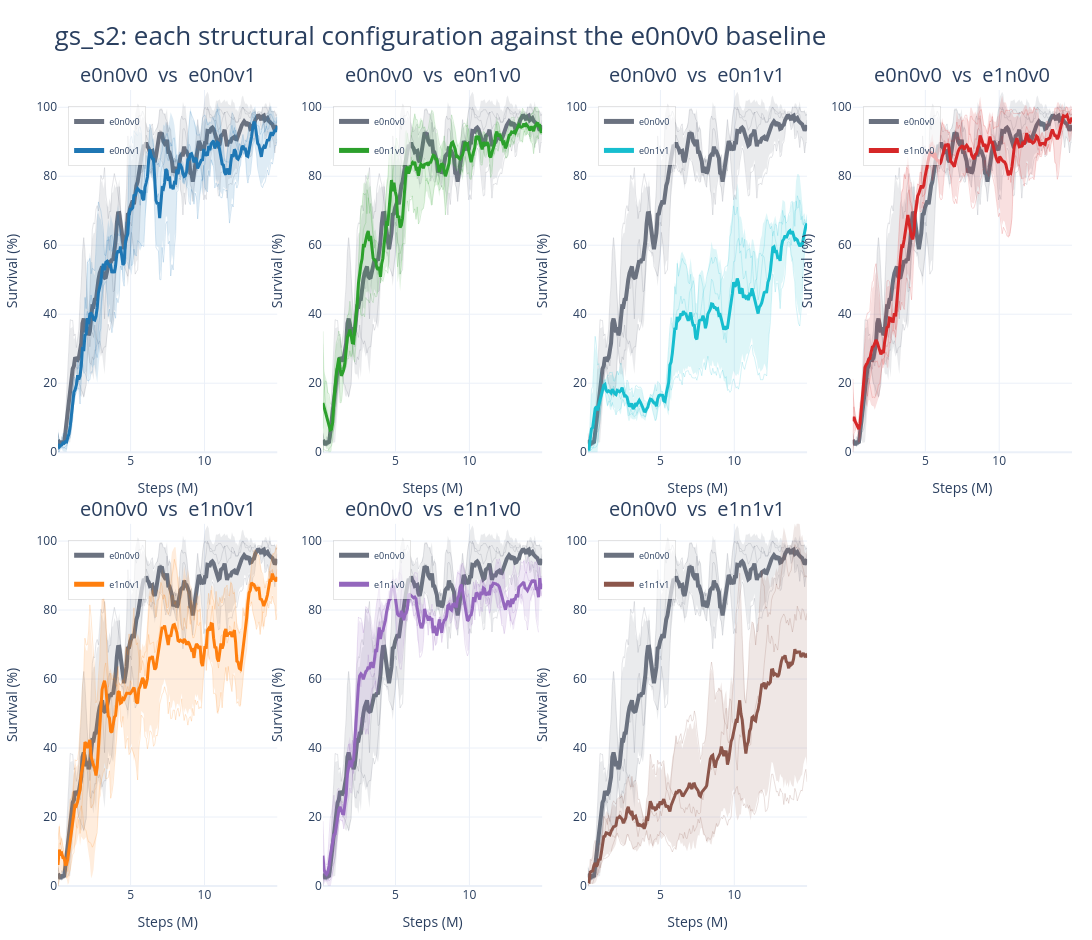

Write notebook code for a chart like this one.
### Markdown cell above
### One panel per structure, each against the baseline

The editable `wm.plot_run_mean_groups` layout: one subplot per non-baseline
structure, each against `e0n0v0`. Thin lines are seeds, the thick line is the
seed mean, and the band is one standard deviation.

`S2_SUBPLOTS` is a plain dict, so panels can be removed, reordered, or added by
hand. Each entry accepts the usual selectors -- `prefix`, `name`, `runs`,
`contains`, `regex`, `run_dir` -- plus `label`, `color`, and `width`.

### Code cell
def s2_run_prefix(structure):
    """Prefix shared by the three seeds of one structure."""
    return f"{S2_RUN_PREFIX}_{structure}_s"


S2_BASELINE_SPEC = {
    "prefix": s2_run_prefix(BASELINE_STRUCTURE),
    "label": BASELINE_STRUCTURE,
    "color": "#6b7280",
    "width": 4,
}

# Built from STRUCTURE_ORDER so a renamed or reseeded config cannot silently
# drop a panel. Edit the dict afterwards to drop or reorder panels.
S2_SUBPLOTS = {}
for structure in STRUCTURE_ORDER:
    if structure == BASELINE_STRUCTURE:
        continue
    S2_SUBPLOTS[f"{BASELINE_STRUCTURE}  vs  {structure}"] = [
        S2_BASELINE_SPEC,
        {
            "prefix": s2_run_prefix(structure),
            "label": structure,
            "color": STRUCTURE_COLORS.get(structure, "#d62728"),
        },
    ]

print(f"{len(S2_SUBPLOTS)} panels requested")

S2_MEAN_GROUPS = {
    title: wm.resolve_named_plot_specs(run_specs, history=history_df)
    for title, run_specs in S2_SUBPLOTS.items()
}
# A panel with fewer than two resolved specs would show the baseline alone,
# which reads as a real comparison but is not one.
dropped = [title for title, specs in S2_MEAN_GROUPS.items() if len(specs) < 2]
S2_MEAN_GROUPS = {
    title: specs for title, specs in S2_MEAN_GROUPS.items() if len(specs) >= 2
}
if dropped:
    print(f"Dropped {len(dropped)} panel(s) with missing runs:")
    for title in dropped:
        print("  ", title)
print(f"{len(S2_MEAN_GROUPS)} panels plotted")

s2_structure_fig = wm.plot_run_mean_groups(
    S2_MEAN_GROUPS,
    split="test",
    smooth=SMOOTH_WINDOW,
    title="gs_s2: each structural configuration against the e0n0v0 baseline",
    title_font_size=26,
    subplot_title_font_size=20,
    ncols=4,
    subplot_height=470,
    width=2400,
    y_range=[0, 105],
    show_members=True,
    show_std=True,
    save_name="gs_s2_structure_vs_baseline_subplots",
    history=history_df,
    horizontal_spacing=0.045,
    vertical_spacing=0.09,
    margin={"l": 50, "r": 20, "t": 90, "b": 45},
)
# Explicit show(): the cell ends with print("done"), so a bare expression here
# would not be auto-displayed.
s2_structure_fig.show()
print("done")

### Figure 1 — Plotly figure (JSON) as saved in the notebook; plotly's stock layout.template omitted (floating-point values rounded to 4 significant figures; data arrays with more than 128 entries replaced by an {"elided": "..."} marker saying what was removed)
{"data": [{"hovertemplate": "<b>gs_s2_bus_n0_none_e0n0v0_s0</b><br>step: %{x:.2f}M<br>smoothed value: %{y:.3f}<extra></extra>", "legend": "legend", "legendgroup": "mean_subplot1:e0n0v0", "line": {"color": "#6b7280", "dash": "solid", "width": 1}, "mode": "lines", "name": "e0n0v0 member", "opacity": 0.18, "showlegend": false, "type": "scatter", "x": {"elided": "180 float values"}, "xaxis": "x", "y": {"elided": "180 float values"}, "yaxis": "y"}, {"hovertemplate": "<b>gs_s2_bus_n0_none_e0n0v0_s1</b><br>step: %{x:.2f}M<br>smoothed value: %{y:.3f}<extra></extra>", "legend": "legend", "legendgroup": "mean_subplot1:e0n0v0", "line": {"color": "#6b7280", "dash": "solid", "width": 1}, "mode": "lines", "name": "e0n0v0 member", "opacity": 0.18, "showlegend": false, "type": "scatter", "x": {"elided": "180 float values"}, "xaxis": "x", "y": {"elided": "180 float values"}, "yaxis": "y"}, {"hovertemplate": "<b>gs_s2_bus_n0_none_e0n0v0_s2</b><br>step: %{x:.2f}M<br>smoothed value: %{y:.3f}<extra></extra>", "legend": "legend", "legendgroup": "mean_subplot1:e0n0v0", "line": {"color": "#6b7280", "dash": "solid", "width": 1}, "mode": "lines", "name": "e0n0v0 member", "opacity": 0.18, "showlegend": false, "type": "scatter", "x": {"elided": "180 float values"}, "xaxis": "x", "y": {"elided": "180 float values"}, "yaxis": "y"}, {"fill": "toself", "fillcolor": "rgba(107,114,128,0.14)", "hoverinfo": "skip", "legend": "legend", "legendgroup": "mean_subplot1:e0n0v0", "line": {"color": "rgba(0,0,0,0)", "width": 0}, "mode": "lines", "name": "e0n0v0 std", "showlegend": false, "type": "scatter", "x": {"elided": "360 float values"}, "xaxis": "x", "y": {"elided": "360 float values"}, "yaxis": "y"}, {"customdata": {"elided": "180 int values"}, "hovertemplate": "<b>e0n0v0</b><br>metric: test/charts/episodic_survival<br>runs at step: %{customdata}<br>step: %{x:.2f}M<br>mean of smoothed seeds: %{y:.3f}<extra></extra>", "legend": "legend", "legendgroup": "mean_subplot1:e0n0v0", "line": {"color": "#6b7280", "dash": "solid", "width": 4}, "mode": "lines", "name": "e0n0v0", "opacity": 1, "showlegend": true, "type": "scatter", "x": {"elided": "180 float values"}, "xaxis": "x", "y": {"elided": "180 float values"}, "yaxis": "y"}, {"hovertemplate": "<b>gs_s2_bus_n0_none_e0n0v1_s0</b><br>step: %{x:.2f}M<br>smoothed value: %{y:.3f}<extra></extra>", "legend": "legend", "legendgroup": "mean_subplot1:e0n0v1", "line": {"color": "#1f77b4", "dash": "solid", "width": 1}, "mode": "lines", "name": "e0n0v1 member", "opacity": 0.18, "showlegend": false, "type": "scatter", "x": {"elided": "180 float values"}, "xaxis": "x", "y": {"elided": "180 float values"}, "yaxis": "y"}, {"hovertemplate": "<b>gs_s2_bus_n0_none_e0n0v1_s1</b><br>step: %{x:.2f}M<br>smoothed value: %{y:.3f}<extra></extra>", "legend": "legend", "legendgroup": "mean_subplot1:e0n0v1", "line": {"color": "#1f77b4", "dash": "solid", "width": 1}, "mode": "lines", "name": "e0n0v1 member", "opacity": 0.18, "showlegend": false, "type": "scatter", "x": {"elided": "180 float values"}, "xaxis": "x", "y": {"elided": "180 float values"}, "yaxis": "y"}, {"hovertemplate": "<b>gs_s2_bus_n0_none_e0n0v1_s2</b><br>step: %{x:.2f}M<br>smoothed value: %{y:.3f}<extra></extra>", "legend": "legend", "legendgroup": "mean_subplot1:e0n0v1", "line": {"color": "#1f77b4", "dash": "solid", "width": 1}, "mode": "lines", "name": "e0n0v1 member", "opacity": 0.18, "showlegend": false, "type": "scatter", "x": {"elided": "180 float values"}, "xaxis": "x", "y": {"elided": "180 float values"}, "yaxis": "y"}, {"fill": "toself", "fillcolor": "rgba(31,119,180,0.14)", "hoverinfo": "skip", "legend": "legend", "legendgroup": "mean_subplot1:e0n0v1", "line": {"color": "rgba(0,0,0,0)", "width": 0}, "mode": "lines", "name": "e0n0v1 std", "showlegend": false, "type": "scatter", "x": {"elided": "360 float values"}, "xaxis": "x", "y": {"elided": "360 float values"}, "yaxis": "y"}, {"customdata": {"elided": "180 int values"}, "hovertemplate": "<b>e0n0v1</b><br>metric: test/charts/episodic_survival<br>runs at step: %{customdata}<br>step: %{x:.2f}M<br>mean of smoothed seeds: %{y:.3f}<extra></extra>", "legend": "legend", "legendgroup": "mean_subplot1:e0n0v1", "line": {"color": "#1f77b4", "dash": "solid", "width": 3}, "mode": "lines", "name": "e0n0v1", "opacity": 1, "showlegend": true, "type": "scatter", "x": {"elided": "180 float values"}, "xaxis": "x", "y": {"elided": "180 float values"}, "yaxis": "y"}, {"hovertemplate": "<b>gs_s2_bus_n0_none_e0n0v0_s0</b><br>step: %{x:.2f}M<br>smoothed value: %{y:.3f}<extra></extra>", "legend": "legend2", "legendgroup": "mean_subplot2:e0n0v0", "line": {"color": "#6b7280", "dash": "solid", "width": 1}, "mode": "lines", "name": "e0n0v0 member", "opacity": 0.18, "showlegend": false, "type": "scatter", "x": {"elided": "180 float values"}, "xaxis": "x2", "y": {"elided": "180 float values"}, "yaxis": "y2"}, {"hovertemplate": "<b>gs_s2_bus_n0_none_e0n0v0_s1</b><br>step: %{x:.2f}M<br>smoothed value: %{y:.3f}<extra></extra>", "legend": "legend2", "legendgroup": "mean_subplot2:e0n0v0", "line": {"color": "#6b7280", "dash": "solid", "width": 1}, "mode": "lines", "name": "e0n0v0 member", "opacity": 0.18, "showlegend": false, "type": "scatter", "x": {"elided": "180 float values"}, "xaxis": "x2", "y": {"elided": "180 float values"}, "yaxis": "y2"}, {"hovertemplate": "<b>gs_s2_bus_n0_none_e0n0v0_s2</b><br>step: %{x:.2f}M<br>smoothed value: %{y:.3f}<extra></extra>", "legend": "legend2", "legendgroup": "mean_subplot2:e0n0v0", "line": {"color": "#6b7280", "dash": "solid", "width": 1}, "mode": "lines", "name": "e0n0v0 member", "opacity": 0.18, "showlegend": false, "type": "scatter", "x": {"elided": "180 float values"}, "xaxis": "x2", "y": {"elided": "180 float values"}, "yaxis": "y2"}, {"fill": "toself", "fillcolor": "rgba(107,114,128,0.14)", "hoverinfo": "skip", "legend": "legend2", "legendgroup": "mean_subplot2:e0n0v0", "line": {"color": "rgba(0,0,0,0)", "width": 0}, "mode": "lines", "name": "e0n0v0 std", "showlegend": false, "type": "scatter", "x": {"elided": "360 float values"}, "xaxis": "x2", "y": {"elided": "360 float values"}, "yaxis": "y2"}, {"customdata": {"elided": "180 int values"}, "hovertemplate": "<b>e0n0v0</b><br>metric: test/charts/episodic_survival<br>runs at step: %{customdata}<br>step: %{x:.2f}M<br>mean of smoothed seeds: %{y:.3f}<extra></extra>", "legend": "legend2", "legendgroup": "mean_subplot2:e0n0v0", "line": {"color": "#6b7280", "dash": "solid", "width": 4}, "mode": "lines", "name": "e0n0v0", "opacity": 1, "showlegend": true, "type": "scatter", "x": {"elided": "180 float values"}, "xaxis": "x2", "y": {"elided": "180 float values"}, "yaxis": "y2"}, {"hovertemplate": "<b>gs_s2_bus_n0_none_e0n1v0_s0</b><br>step: %{x:.2f}M<br>smoothed value: %{y:.3f}<extra></extra>", "legend": "legend2", "legendgroup": "mean_subplot2:e0n1v0", "line": {"color": "#2ca02c", "dash": "solid", "width": 1}, "mode": "lines", "name": "e0n1v0 member", "opacity": 0.18, "showlegend": false, "type": "scatter", "x": {"elided": "179 float values"}, "xaxis": "x2", "y": {"elided": "179 float values"}, "yaxis": "y2"}, {"hovertemplate": "<b>gs_s2_bus_n0_none_e0n1v0_s1</b><br>step: %{x:.2f}M<br>smoothed value: %{y:.3f}<extra></extra>", "legend": "legend2", "legendgroup": "mean_subplot2:e0n1v0", "line": {"color": "#2ca02c", "dash": "solid", "width": 1}, "mode": "lines", "name": "e0n1v0 member", "opacity": 0.18, "showlegend": false, "type": "scatter", "x": {"elided": "180 float values"}, "xaxis": "x2", "y": {"elided": "180 float values"}, "yaxis": "y2"}, {"hovertemplate": "<b>gs_s2_bus_n0_none_e0n1v0_s2</b><br>step: %{x:.2f}M<br>smoothed value: %{y:.3f}<extra></extra>", "legend": "legend2", "legendgroup": "mean_subplot2:e0n1v0", "line": {"color": "#2ca02c", "dash": "solid", "width": 1}, "mode": "lines", "name": "e0n1v0 member", "opacity": 0.18, "showlegend": false, "type": "scatter", "x": {"elided": "180 float values"}, "xaxis": "x2", "y": {"elided": "180 float values"}, "yaxis": "y2"}, {"fill": "toself", "fillcolor": "rgba(44,160,44,0.14)", "hoverinfo": "skip", "legend": "legend2", "legendgroup": "mean_subplot2:e0n1v0", "line": {"color": "rgba(0,0,0,0)", "width": 0}, "mode": "lines", "name": "e0n1v0 std", "showlegend": false, "type": "scatter", "x": {"elided": "360 float values"}, "xaxis": "x2", "y": {"elided": "360 float values"}, "yaxis": "y2"}, {"customdata": {"elided": "180 int values"}, "hovertemplate": "<b>e0n1v0</b><br>metric: test/charts/episodic_survival<br>runs at step: %{customdata}<br>step: %{x:.2f}M<br>mean of smoothed seeds: %{y:.3f}<extra></extra>", "legend": "legend2", "legendgroup": "mean_subplot2:e0n1v0", "line": {"color": "#2ca02c", "dash": "solid", "width": 3}, "mode": "lines", "name": "e0n1v0", "opacity": 1, "showlegend": true, "type": "scatter", "x": {"elided": "180 float values"}, "xaxis": "x2", "y": {"elided": "180 float values"}, "yaxis": "y2"}, {"hovertemplate": "<b>gs_s2_bus_n0_none_e0n0v0_s0</b><br>step: %{x:.2f}M<br>smoothed value: %{y:.3f}<extra></extra>", "legend": "legend3", "legendgroup": "mean_subplot3:e0n0v0", "line": {"color": "#6b7280", "dash": "solid", "width": 1}, "mode": "lines", "name": "e0n0v0 member", "opacity": 0.18, "showlegend": false, "type": "scatter", "x": {"elided": "180 float values"}, "xaxis": "x3", "y": {"elided": "180 float values"}, "yaxis": "y3"}, {"hovertemplate": "<b>gs_s2_bus_n0_none_e0n0v0_s1</b><br>step: %{x:.2f}M<br>smoothed value: %{y:.3f}<extra></extra>", "legend": "legend3", "legendgroup": "mean_subplot3:e0n0v0", "line": {"color": "#6b7280", "dash": "solid", "width": 1}, "mode": "lines", "name": "e0n0v0 member", "opacity": 0.18, "showlegend": false, "type": "scatter", "x": {"elided": "180 float values"}, "xaxis": "x3", "y": {"elided": "180 float values"}, "yaxis": "y3"}, {"hovertemplate": "<b>gs_s2_bus_n0_none_e0n0v0_s2</b><br>step: %{x:.2f}M<br>smoothed value: %{y:.3f}<extra></extra>", "legend": "legend3", "legendgroup": "mean_subplot3:e0n0v0", "line": {"color": "#6b7280", "dash": "solid", "width": 1}, "mode": "lines", "name": "e0n0v0 member", "opacity": 0.18, "showlegend": false, "type": "scatter", "x": {"elided": "180 float values"}, "xaxis": "x3", "y": {"elided": "180 float values"}, "yaxis": "y3"}, {"fill": "toself", "fillcolor": "rgba(107,114,128,0.14)", "hoverinfo": "skip", "legend": "legend3", "legendgroup": "mean_subplot3:e0n0v0", "line": {"color": "rgba(0,0,0,0)", "width": 0}, "mode": "lines", "name": "e0n0v0 std", "showlegend": false, "type": "scatter", "x": {"elided": "360 float values"}, "xaxis": "x3", "y": {"elided": "360 float values"}, "yaxis": "y3"}, {"customdata": {"elided": "180 int values"}, "hovertemplate": "<b>e0n0v0</b><br>metric: test/charts/episodic_survival<br>runs at step: %{customdata}<br>step: %{x:.2f}M<br>mean of smoothed seeds: %{y:.3f}<extra></extra>", "legend": "legend3", "legendgroup": "mean_subplot3:e0n0v0", "line": {"color": "#6b7280", "dash": "solid", "width": 4}, "mode": "lines", "name": "e0n0v0", "opacity": 1, "showlegend": true, "type": "scatter", "x": {"elided": "180 float values"}, "xaxis": "x3", "y": {"elided": "180 float values"}, "yaxis": "y3"}, {"hovertemplate": "<b>gs_s2_bus_n0_none_e0n1v1_s0</b><br>step: %{x:.2f}M<br>smoothed value: %{y:.3f}<extra></extra>", "legend": "legend3", "legendgroup": "mean_subplot3:e0n1v1", "line": {"color": "#17becf", "dash": "solid", "width": 1}, "mode": "lines", "name": "e0n1v1 member", "opacity": 0.18, "showlegend": false, "type": "scatter", "x": {"elided": "180 float values"}, "xaxis": "x3", "y": {"elided": "180 float values"}, "yaxis": "y3"}, {"hovertemplate": "<b>gs_s2_bus_n0_none_e0n1v1_s1</b><br>step: %{x:.2f}M<br>smoothed value: %{y:.3f}<extra></extra>", "legend": "legend3", "legendgroup": "mean_subplot3:e0n1v1", "line": {"color": "#17becf", "dash": "solid", "width": 1}, "mode": "lines", "name": "e0n1v1 member", "opacity": 0.18, "showlegend": false, "type": "scatter", "x": {"elided": "180 float values"}, "xaxis": "x3", "y": {"elided": "180 float values"}, "yaxis": "y3"}, {"hovertemplate": "<b>gs_s2_bus_n0_none_e0n1v1_s2</b><br>step: %{x:.2f}M<br>smoothed value: %{y:.3f}<extra></extra>", "legend": "legend3", "legendgroup": "mean_subplot3:e0n1v1", "line": {"color": "#17becf", "dash": "solid", "width": 1}, "mode": "lines", "name": "e0n1v1 member", "opacity": 0.18, "showlegend": false, "type": "scatter", "x": {"elided": "180 float values"}, "xaxis": "x3", "y": {"elided": "180 float values"}, "yaxis": "y3"}, {"fill": "toself", "fillcolor": "rgba(23,190,207,0.14)", "hoverinfo": "skip", "legend": "legend3", "legendgroup": "mean_subplot3:e0n1v1", "line": {"color": "rgba(0,0,0,0)", "width": 0}, "mode": "lines", "name": "e0n1v1 std", "showlegend": false, "type": "scatter", "x": {"elided": "360 float values"}, "xaxis": "x3", "y": {"elided": "360 float values"}, "yaxis": "y3"}, {"customdata": {"elided": "180 int values"}, "hovertemplate": "<b>e0n1v1</b><br>metric: test/charts/episodic_survival<br>runs at step: %{customdata}<br>step: %{x:.2f}M<br>mean of smoothed seeds: %{y:.3f}<extra></extra>", "legend": "legend3", "legendgroup": "mean_subplot3:e0n1v1", "line": {"color": "#17becf", "dash": "solid", "width": 3}, "mode": "lines", "name": "e0n1v1", "opacity": 1, "showlegend": true, "type": "scatter", "x": {"elided": "180 float values"}, "xaxis": "x3", "y": {"elided": "180 float values"}, "yaxis": "y3"}, {"hovertemplate": "<b>gs_s2_bus_n0_none_e0n0v0_s0</b><br>step: %{x:.2f}M<br>smoothed value: %{y:.3f}<extra></extra>", "legend": "legend4", "legendgroup": "mean_subplot4:e0n0v0", "line": {"color": "#6b7280", "dash": "solid", "width": 1}, "mode": "lines", "name": "e0n0v0 member", "opacity": 0.18, "showlegend": false, "type": "scatter", "x": {"elided": "180 float values"}, "xaxis": "x4", "y": {"elided": "180 float values"}, "yaxis": "y4"}, {"hovertemplate": "<b>gs_s2_bus_n0_none_e0n0v0_s1</b><br>step: %{x:.2f}M<br>smoothed value: %{y:.3f}<extra></extra>", "legend": "legend4", "legendgroup": "mean_subplot4:e0n0v0", "line": {"color": "#6b7280", "dash": "solid", "width": 1}, "mode": "lines", "name": "e0n0v0 member", "opacity": 0.18, "showlegend": false, "type": "scatter", "x": {"elided": "180 float values"}, "xaxis": "x4", "y": {"elided": "180 float values"}, "yaxis": "y4"}, {"hovertemplate": "<b>gs_s2_bus_n0_none_e0n0v0_s2</b><br>step: %{x:.2f}M<br>smoothed value: %{y:.3f}<extra></extra>", "legend": "legend4", "legendgroup": "mean_subplot4:e0n0v0", "line": {"color": "#6b7280", "dash": "solid", "width": 1}, "mode": "lines", "name": "e0n0v0 member", "opacity": 0.18, "showlegend": false, "type": "scatter", "x": {"elided": "180 float values"}, "xaxis": "x4", "y": {"elided": "180 float values"}, "yaxis": "y4"}, {"fill": "toself", "fillcolor": "rgba(107,114,128,0.14)", "hoverinfo": "skip", "legend": "legend4", "legendgroup": "mean_subplot4:e0n0v0", "line": {"color": "rgba(0,0,0,0)", "width": 0}, "mode": "lines", "name": "e0n0v0 std", "showlegend": false, "type": "scatter", "x": {"elided": "360 float values"}, "xaxis": "x4", "y": {"elided": "360 float values"}, "yaxis": "y4"}, {"customdata": {"elided": "180 int values"}, "hovertemplate": "<b>e0n0v0</b><br>metric: test/charts/episodic_survival<br>runs at step: %{customdata}<br>step: %{x:.2f}M<br>mean of smoothed seeds: %{y:.3f}<extra></extra>", "legend": "legend4", "legendgroup": "mean_subplot4:e0n0v0", "line": {"color": "#6b7280", "dash": "solid", "width": 4}, "mode": "lines", "name": "e0n0v0", "opacity": 1, "showlegend": true, "type": "scatter", "x": {"elided": "180 float values"}, "xaxis": "x4", "y": {"elided": "180 float values"}, "yaxis": "y4"}, {"hovertemplate": "<b>gs_s2_bus_n0_none_e1n0v0_s0</b><br>step: %{x:.2f}M<br>smoothed value: %{y:.3f}<extra></extra>", "legend": "legend4", "legendgroup": "mean_subplot4:e1n0v0", "line": {"color": "#d62728", "dash": "solid", "width": 1}, "mode": "lines", "name": "e1n0v0 member", "opacity": 0.18, "showlegend": false, "type": "scatter", "x": {"elided": "180 float values"}, "xaxis": "x4", "y": {"elided": "180 float values"}, "yaxis": "y4"}, {"hovertemplate": "<b>gs_s2_bus_n0_none_e1n0v0_s1</b><br>step: %{x:.2f}M<br>smoothed value: %{y:.3f}<extra></extra>", "legend": "legend4", "legendgroup": "mean_subplot4:e1n0v0", "line": {"color": "#d62728", "dash": "solid", "width": 1}, "mode": "lines", "name": "e1n0v0 member", "opacity": 0.18, "showlegend": false, "type": "scatter", "x": {"elided": "180 float values"}, "xaxis": "x4", "y": {"elided": "180 float values"}, "yaxis": "y4"}, {"hovertemplate": "<b>gs_s2_bus_n0_none_e1n0v0_s2</b><br>step: %{x:.2f}M<br>smoothed value: %{y:.3f}<extra></extra>", "legend": "legend4", "legendgroup": "mean_subplot4:e1n0v0", "line": {"color": "#d62728", "dash": "solid", "width": 1}, "mode": "lines", "name": "e1n0v0 member", "opacity": 0.18, "showlegend": false, "type": "scatter", "x": {"elided": "180 float values"}, "xaxis": "x4", "y": {"elided": "180 float values"}, "yaxis": "y4"}, {"fill": "toself", "fillcolor": "rgba(214,39,40,0.14)", "hoverinfo": "skip", "legend": "legend4", "legendgroup": "mean_subplot4:e1n0v0", "line": {"color": "rgba(0,0,0,0)", "width": 0}, "mode": "lines", "name": "e1n0v0 std", "showlegend": false, "type": "scatter", "x": {"elided": "360 float values"}, "xaxis": "x4", "y": {"elided": "360 float values"}, "yaxis": "y4"}, {"customdata": {"elided": "180 int values"}, "hovertemplate": "<b>e1n0v0</b><br>metric: test/charts/episodic_survival<br>runs at step: %{customdata}<br>step: %{x:.2f}M<br>mean of smoothed seeds: %{y:.3f}<extra></extra>", "legend": "legend4", "legendgroup": "mean_subplot4:e1n0v0", "line": {"color": "#d62728", "dash": "solid", "width": 3}, "mode": "lines", "name": "e1n0v0", "opacity": 1, "showlegend": true, "type": "scatter", "x": {"elided": "180 float values"}, "xaxis": "x4", "y": {"elided": "180 float values"}, "yaxis": "y4"}, {"hovertemplate": "<b>gs_s2_bus_n0_none_e0n0v0_s0</b><br>step: %{x:.2f}M<br>smoothed value: %{y:.3f}<extra></extra>", "legend": "legend5", "legendgroup": "mean_subplot5:e0n0v0", "line": {"color": "#6b7280", "dash": "solid", "width": 1}, "mode": "lines", "name": "e0n0v0 member", "opacity": 0.18, "showlegend": false, "type": "scatter", "x": {"elided": "180 float values"}, "xaxis": "x5", "y": {"elided": "180 float values"}, "yaxis": "y5"}, {"hovertemplate": "<b>gs_s2_bus_n0_none_e0n0v0_s1</b><br>step: %{x:.2f}M<br>smoothed value: %{y:.3f}<extra></extra>", "legend": "legend5", "legendgroup": "mean_subplot5:e0n0v0", "line": {"color": "#6b7280", "dash": "solid", "width": 1}, "mode": "lines", "name": "e0n0v0 member", "opacity": 0.18, "showlegend": false, "type": "scatter", "x": {"elided": "180 float values"}, "xaxis": "x5", "y": {"elided": "180 float values"}, "yaxis": "y5"}, {"hovertemplate": "<b>gs_s2_bus_n0_none_e0n0v0_s2</b><br>step: %{x:.2f}M<br>smoothed value: %{y:.3f}<extra></extra>", "legend": "legend5", "legendgroup": "mean_subplot5:e0n0v0", "line": {"color": "#6b7280", "dash": "solid", "width": 1}, "mode": "lines", "name": "e0n0v0 member", "opacity": 0.18, "showlegend": false, "type": "scatter", "x": {"elided": "180 float values"}, "xaxis": "x5", "y": {"elided": "180 float values"}, "yaxis": "y5"}, {"fill": "toself", "fillcolor": "rgba(107,114,128,0.14)", "hoverinfo": "skip", "legend": "legend5", "legendgroup": "mean_subplot5:e0n0v0", "line": {"color": "rgba(0,0,0,0)", "width": 0}, "mode": "lines", "name": "e0n0v0 std", "showlegend": false, "type": "scatter", "x": {"elided": "360 float values"}, "xaxis": "x5", "y": {"elided": "360 float values"}, "yaxis": "y5"}, {"customdata": {"elided": "180 int values"}, "hovertemplate": "<b>e0n0v0</b><br>metric: test/charts/episodic_survival<br>runs at step: %{customdata}<br>step: %{x:.2f}M<br>mean of smoothed seeds: %{y:.3f}<extra></extra>", "legend": "legend5", "legendgroup": "mean_subplot5:e0n0v0", "line": {"color": "#6b7280", "dash": "solid", "width": 4}, "mode": "lines", "name": "e0n0v0", "opacity": 1, "showlegend": true, "type": "scatter", "x": {"elided": "180 float values"}, "xaxis": "x5", "y": {"elided": "180 float values"}, "yaxis": "y5"}, {"hovertemplate": "<b>gs_s2_bus_n0_none_e1n0v1_s0</b><br>step: %{x:.2f}M<br>smoothed value: %{y:.3f}<extra></extra>", "legend": "legend5", "legendgroup": "mean_subplot5:e1n0v1", "line": {"color": "#ff7f0e", "dash": "solid", "width": 1}, "mode": "lines", "name": "e1n0v1 member", "opacity": 0.18, "showlegend": false, "type": "scatter", "x": {"elided": "180 float values"}, "xaxis": "x5", "y": {"elided": "180 float values"}, "yaxis": "y5"}, {"hovertemplate": "<b>gs_s2_bus_n0_none_e1n0v1_s1</b><br>step: %{x:.2f}M<br>smoothed value: %{y:.3f}<extra></extra>", "legend": "legend5", "legendgroup": "mean_subplot5:e1n0v1", "line": {"color": "#ff7f0e", "dash": "solid", "width": 1}, "mode": "lines", "name": "e1n0v1 member", "opacity": 0.18, "showlegend": false, "type": "scatter", "x": {"elided": "180 float values"}, "xaxis": "x5", "y": {"elided": "180 float values"}, "yaxis": "y5"}, {"hovertemplate": "<b>gs_s2_bus_n0_none_e1n0v1_s2</b><br>step: %{x:.2f}M<br>smoothed value: %{y:.3f}<extra></extra>", "legend": "legend5", "legendgroup": "mean_subplot5:e1n0v1", "line": {"color": "#ff7f0e", "dash": "solid", "width": 1}, "mode": "lines", "name": "e1n0v1 member", "opacity": 0.18, "showlegend": false, "type": "scatter", "x": {"elided": "180 float values"}, "xaxis": "x5", "y": {"elided": "180 float values"}, "yaxis": "y5"}, {"fill": "toself", "fillcolor": "rgba(255,127,14,0.14)", "hoverinfo": "skip", "legend": "legend5", "legendgroup": "mean_subplot5:e1n0v1", "line": {"color": "rgba(0,0,0,0)", "width": 0}, "mode": "lines", "name": "e1n0v1 std", "showlegend": false, "type": "scatter", "x": {"elided": "360 float values"}, "xaxis": "x5", "y": {"elided": "360 float values"}, "yaxis": "y5"}, {"customdata": {"elided": "180 int values"}, "hovertemplate": "<b>e1n0v1</b><br>metric: test/charts/episodic_survival<br>runs at step: %{customdata}<br>step: %{x:.2f}M<br>mean of smoothed seeds: %{y:.3f}<extra></extra>", "legend": "legend5", "legendgroup": "mean_subplot5:e1n0v1", "line": {"color": "#ff7f0e", "dash": "solid", "width": 3}, "mode": "lines", "name": "e1n0v1", "opacity": 1, "showlegend": true, "type": "scatter", "x": {"elided": "180 float values"}, "xaxis": "x5", "y": {"elided": "180 float values"}, "yaxis": "y5"}, {"hovertemplate": "<b>gs_s2_bus_n0_none_e0n0v0_s0</b><br>step: %{x:.2f}M<br>smoothed value: %{y:.3f}<extra></extra>", "legend": "legend6", "legendgroup": "mean_subplot6:e0n0v0", "line": {"color": "#6b7280", "dash": "solid", "width": 1}, "mode": "lines", "name": "e0n0v0 member", "opacity": 0.18, "showlegend": false, "type": "scatter", "x": {"elided": "180 float values"}, "xaxis": "x6", "y": {"elided": "180 float values"}, "yaxis": "y6"}, {"hovertemplate": "<b>gs_s2_bus_n0_none_e0n0v0_s1</b><br>step: %{x:.2f}M<br>smoothed value: %{y:.3f}<extra></extra>", "legend": "legend6", "legendgroup": "mean_subplot6:e0n0v0", "line": {"color": "#6b7280", "dash": "solid", "width": 1}, "mode": "lines", "name": "e0n0v0 member", "opacity": 0.18, "showlegend": false, "type": "scatter", "x": {"elided": "180 float values"}, "xaxis": "x6", "y": {"elided": "180 float values"}, "yaxis": "y6"}, {"hovertemplate": "<b>gs_s2_bus_n0_none_e0n0v0_s2</b><br>step: %{x:.2f}M<br>smoothed value: %{y:.3f}<extra></extra>", "legend": "legend6", "legendgroup": "mean_subplot6:e0n0v0", "line": {"color": "#6b7280", "dash": "solid", "width": 1}, "mode": "lines", "name": "e0n0v0 member", "opacity": 0.18, "showlegend": false, "type": "scatter", "x": {"elided": "180 float values"}, "xaxis": "x6", "y": {"elided": "180 float values"}, "yaxis": "y6"}, {"fill": "toself", "fillcolor": "rgba(107,114,128,0.14)", "hoverinfo": "skip", "legend": "legend6", "legendgroup": "mean_subplot6:e0n0v0", "line": {"color": "rgba(0,0,0,0)", "width": 0}, "mode": "lines", "name": "e0n0v0 std", "showlegend": false, "type": "scatter", "x": {"elided": "360 float values"}, "xaxis": "x6", "y": {"elided": "360 float values"}, "yaxis": "y6"}, {"customdata": {"elided": "180 int values"}, "hovertemplate": "<b>e0n0v0</b><br>metric: test/charts/episodic_survival<br>runs at step: %{customdata}<br>step: %{x:.2f}M<br>mean of smoothed seeds: %{y:.3f}<extra></extra>", "legend": "legend6", "legendgroup": "mean_subplot6:e0n0v0", "line": {"color": "#6b7280", "dash": "solid", "width": 4}, "mode": "lines", "name": "e0n0v0", "opacity": 1, "showlegend": true, "type": "scatter", "x": {"elided": "180 float values"}, "xaxis": "x6", "y": {"elided": "180 float values"}, "yaxis": "y6"}, {"hovertemplate": "<b>gs_s2_bus_n0_none_e1n1v0_s0</b><br>step: %{x:.2f}M<br>smoothed value: %{y:.3f}<extra></extra>", "legend": "legend6", "legendgroup": "mean_subplot6:e1n1v0", "line": {"color": "#9467bd", "dash": "solid", "width": 1}, "mode": "lines", "name": "e1n1v0 member", "opacity": 0.18, "showlegend": false, "type": "scatter", "x": {"elided": "180 float values"}, "xaxis": "x6", "y": {"elided": "180 float values"}, "yaxis": "y6"}, {"hovertemplate": "<b>gs_s2_bus_n0_none_e1n1v0_s1</b><br>step: %{x:.2f}M<br>smoothed value: %{y:.3f}<extra></extra>", "legend": "legend6", "legendgroup": "mean_subplot6:e1n1v0", "line": {"color": "#9467bd", "dash": "solid", "width": 1}, "mode": "lines", "name": "e1n1v0 member", "opacity": 0.18, "showlegend": false, "type": "scatter", "x": {"elided": "180 float values"}, "xaxis": "x6", "y": {"elided": "180 float values"}, "yaxis": "y6"}, {"hovertemplate": "<b>gs_s2_bus_n0_none_e1n1v0_s2</b><br>step: %{x:.2f}M<br>smoothed value: %{y:.3f}<extra></extra>", "legend": "legend6", "legendgroup": "mean_subplot6:e1n1v0", "line": {"color": "#9467bd", "dash": "solid", "width": 1}, "mode": "lines", "name": "e1n1v0 member", "opacity": 0.18, "showlegend": false, "type": "scatter", "x": {"elided": "177 float values"}, "xaxis": "x6", "y": {"elided": "177 float values"}, "yaxis": "y6"}, {"fill": "toself", "fillcolor": "rgba(148,103,189,0.14)", "hoverinfo": "skip", "legend": "legend6", "legendgroup": "mean_subplot6:e1n1v0", "line": {"color": "rgba(0,0,0,0)", "width": 0}, "mode": "lines", "name": "e1n1v0 std", "showlegend": false, "type": "scatter", "x": {"elided": "360 float values"}, "xaxis": "x6", "y": {"elided": "360 float values"}, "yaxis": "y6"}, {"customdata": {"elided": "180 int values"}, "hovertemplate": "<b>e1n1v0</b><br>metric: test/charts/episodic_survival<br>runs at step: %{customdata}<br>step: %{x:.2f}M<br>mean of smoothed seeds: %{y:.3f}<extra></extra>", "legend": "legend6", "legendgroup": "mean_subplot6:e1n1v0", "line": {"color": "#9467bd", "dash": "solid", "width": 3}, "mode": "lines", "name": "e1n1v0", "opacity": 1, "showlegend": true, "type": "scatter", "x": {"elided": "180 float values"}, "xaxis": "x6", "y": {"elided": "180 float values"}, "yaxis": "y6"}, {"hovertemplate": "<b>gs_s2_bus_n0_none_e0n0v0_s0</b><br>step: %{x:.2f}M<br>smoothed value: %{y:.3f}<extra></extra>", "legend": "legend7", "legendgroup": "mean_subplot7:e0n0v0", "line": {"color": "#6b7280", "dash": "solid", "width": 1}, "mode": "lines", "name": "e0n0v0 member", "opacity": 0.18, "showlegend": false, "type": "scatter", "x": {"elided": "180 float values"}, "xaxis": "x7", "y": {"elided": "180 float values"}, "yaxis": "y7"}, {"hovertemplate": "<b>gs_s2_bus_n0_none_e0n0v0_s1</b><br>step: %{x:.2f}M<br>smoothed value: %{y:.3f}<extra></extra>", "legend": "legend7", "legendgroup": "mean_subplot7:e0n0v0", "line": {"color": "#6b7280", "dash": "solid", "width": 1}, "mode": "lines", "name": "e0n0v0 member", "opacity": 0.18, "showlegend": false, "type": "scatter", "x": {"elided": "180 float values"}, "xaxis": "x7", "y": {"elided": "180 float values"}, "yaxis": "y7"}, {"hovertemplate": "<b>gs_s2_bus_n0_none_e0n0v0_s2</b><br>step: %{x:.2f}M<br>smoothed value: %{y:.3f}<extra></extra>", "legend": "legend7", "legendgroup": "mean_subplot7:e0n0v0", "line": {"color": "#6b7280", "dash": "solid", "width": 1}, "mode": "lines", "name": "e0n0v0 member", "opacity": 0.18, "showlegend": false, "type": "scatter", "x": {"elided": "180 float values"}, "xaxis": "x7", "y": {"elided": "180 float values"}, "yaxis": "y7"}, {"fill": "toself", "fillcolor": "rgba(107,114,128,0.14)", "hoverinfo": "skip", "legend": "legend7", "legendgroup": "mean_subplot7:e0n0v0", "line": {"color": "rgba(0,0,0,0)", "width": 0}, "mode": "lines", "name": "e0n0v0 std", "showlegend": false, "type": "scatter", "x": {"elided": "360 float values"}, "xaxis": "x7", "y": {"elided": "360 float values"}, "yaxis": "y7"}, {"customdata": {"elided": "180 int values"}, "hovertemplate": "<b>e0n0v0</b><br>metric: test/charts/episodic_survival<br>runs at step: %{customdata}<br>step: %{x:.2f}M<br>mean of smoothed seeds: %{y:.3f}<extra></extra>", "legend": "legend7", "legendgroup": "mean_subplot7:e0n0v0", "line": {"color": "#6b7280", "dash": "solid", "width": 4}, "mode": "lines", "name": "e0n0v0", "opacity": 1, "showlegend": true, "type": "scatter", "x": {"elided": "180 float values"}, "xaxis": "x7", "y": {"elided": "180 float values"}, "yaxis": "y7"}, {"hovertemplate": "<b>gs_s2_bus_n0_none_e1n1v1_s0</b><br>step: %{x:.2f}M<br>smoothed value: %{y:.3f}<extra></extra>", "legend": "legend7", "legendgroup": "mean_subplot7:e1n1v1", "line": {"color": "#8c564b", "dash": "solid", "width": 1}, "mode": "lines", "name": "e1n1v1 member", "opacity": 0.18, "showlegend": false, "type": "scatter", "x": {"elided": "180 float values"}, "xaxis": "x7", "y": {"elided": "180 float values"}, "yaxis": "y7"}, {"hovertemplate": "<b>gs_s2_bus_n0_none_e1n1v1_s1</b><br>step: %{x:.2f}M<br>smoothed value: %{y:.3f}<extra></extra>", "legend": "legend7", "legendgroup": "mean_subplot7:e1n1v1", "line": {"color": "#8c564b", "dash": "solid", "width": 1}, "mode": "lines", "name": "e1n1v1 member", "opacity": 0.18, "showlegend": false, "type": "scatter", "x": {"elided": "180 float values"}, "xaxis": "x7", "y": {"elided": "180 float values"}, "yaxis": "y7"}, {"hovertemplate": "<b>gs_s2_bus_n0_none_e1n1v1_s2</b><br>step: %{x:.2f}M<br>smoothed value: %{y:.3f}<extra></extra>", "legend": "legend7", "legendgroup": "mean_subplot7:e1n1v1", "line": {"color": "#8c564b", "dash": "solid", "width": 1}, "mode": "lines", "name": "e1n1v1 member", "opacity": 0.18, "showlegend": false, "type": "scatter", "x": {"elided": "180 float values"}, "xaxis": "x7", "y": {"elided": "180 float values"}, "yaxis": "y7"}, {"fill": "toself", "fillcolor": "rgba(140,86,75,0.14)", "hoverinfo": "skip", "legend": "legend7", "legendgroup": "mean_subplot7:e1n1v1", "line": {"color": "rgba(0,0,0,0)", "width": 0}, "mode": "lines", "name": "e1n1v1 std", "showlegend": false, "type": "scatter", "x": {"elided": "360 float values"}, "xaxis": "x7", "y": {"elided": "360 float values"}, "yaxis": "y7"}, {"customdata": {"elided": "180 int values"}, "hovertemplate": "<b>e1n1v1</b><br>metric: test/charts/episodic_survival<br>runs at step: %{customdata}<br>step: %{x:.2f}M<br>mean of smoothed seeds: %{y:.3f}<extra></extra>", "legend": "legend7", "legendgroup": "mean_subplot7:e1n1v1", "line": {"color": "#8c564b", "dash": "solid", "width": 3}, "mode": "lines", "name": "e1n1v1", "opacity": 1, "showlegend": true, "type": "scatter", "x": {"elided": "180 float values"}, "xaxis": "x7", "y": {"elided": "180 float values"}, "yaxis": "y7"}], "layout": {"annotations": [{"font": {"size": 20}, "showarrow": false, "text": "e0n0v0  vs  e0n0v1", "x": 0.1081, "xanchor": "center", "xref": "paper", "y": 1, "yanchor": "bottom", "yref": "paper"}, {"font": {"size": 20}, "showarrow": false, "text": "e0n0v0  vs  e0n1v0", "x": 0.3694, "xanchor": "center", "xref": "paper", "y": 1, "yanchor": "bottom", "yref": "paper"}, {"font": {"size": 20}, "showarrow": false, "text": "e0n0v0  vs  e0n1v1", "x": 0.6306, "xanchor": "center", "xref": "paper", "y": 1, "yanchor": "bottom", "yref": "paper"}, {"font": {"size": 20}, "showarrow": false, "text": "e0n0v0  vs  e1n0v0", "x": 0.8919, "xanchor": "center", "xref": "paper", "y": 1, "yanchor": "bottom", "yref": "paper"}, {"font": {"size": 20}, "showarrow": false, "text": "e0n0v0  vs  e1n0v1", "x": 0.1081, "xanchor": "center", "xref": "paper", "y": 0.455, "yanchor": "bottom", "yref": "paper"}, {"font": {"size": 20}, "showarrow": false, "text": "e0n0v0  vs  e1n1v0", "x": 0.3694, "xanchor": "center", "xref": "paper", "y": 0.455, "yanchor": "bottom", "yref": "paper"}, {"font": {"size": 20}, "showarrow": false, "text": "e0n0v0  vs  e1n1v1", "x": 0.6306, "xanchor": "center", "xref": "paper", "y": 0.455, "yanchor": "bottom", "yref": "paper"}], "height": 940, "hovermode": "x unified", "legend": {"bgcolor": "rgba(255,255,255,0.62)", "bordercolor": "rgba(0,0,0,0.10)", "borderwidth": 1, "font": {"size": 9}, "itemsizing": "constant", "orientation": "v", "x": 0.01, "xanchor": "left", "y": 0.98, "yanchor": "top"}, "legend2": {"bgcolor": "rgba(255,255,255,0.62)", "bordercolor": "rgba(0,0,0,0.10)", "borderwidth": 1, "font": {"size": 9}, "itemsizing": "constant", "orientation": "v", "x": 0.2712, "xanchor": "left", "y": 0.98, "yanchor": "top"}, "legend3": {"bgcolor": "rgba(255,255,255,0.62)", "bordercolor": "rgba(0,0,0,0.10)", "borderwidth": 1, "font": {"size": 9}, "itemsizing": "constant", "orientation": "v", "x": 0.5325, "xanchor": "left", "y": 0.98, "yanchor": "top"}, "legend4": {"bgcolor": "rgba(255,255,255,0.62)", "bordercolor": "rgba(0,0,0,0.10)", "borderwidth": 1, "font": {"size": 9}, "itemsizing": "constant", "orientation": "v", "x": 0.7937, "xanchor": "left", "y": 0.98, "yanchor": "top"}, "legend5": {"bgcolor": "rgba(255,255,255,0.62)", "bordercolor": "rgba(0,0,0,0.10)", "borderwidth": 1, "font": {"size": 9}, "itemsizing": "constant", "orientation": "v", "x": 0.01, "xanchor": "left", "y": 0.435, "yanchor": "top"}, "legend6": {"bgcolor": "rgba(255,255,255,0.62)", "bordercolor": "rgba(0,0,0,0.10)", "borderwidth": 1, "font": {"size": 9}, "itemsizing": "constant", "orientation": "v", "x": 0.2712, "xanchor": "left", "y": 0.435, "yanchor": "top"}, "legend7": {"bgcolor": "rgba(255,255,255,0.62)", "bordercolor": "rgba(0,0,0,0.10)", "borderwidth": 1, "font": {"size": 9}, "itemsizing": "constant", "orientation": "v", "x": 0.5325, "xanchor": "left", "y": 0.435, "yanchor": "top"}, "margin": {"b": 45, "l": 50, "r": 20, "t": 90}, "showlegend": true, "title": {"font": {"size": 26}, "text": "gs_s2: each structural configuration against the e0n0v0 baseline"}, "width": 2400, "xaxis": {"anchor": "y", "domain": [0, 0.2162], "title": {"text": "Steps (M)"}}, "xaxis2": {"anchor": "y2", "domain": [0.2612, 0.4775], "title": {"text": "Steps (M)"}}, "xaxis3": {"anchor": "y3", "domain": [0.5225, 0.7388], "title": {"text": "Steps (M)"}}, "xaxis4": {"anchor": "y4", "domain": [0.7837, 1], "title": {"text": "Steps (M)"}}, "xaxis5": {"anchor": "y5", "domain": [0, 0.2162], "title": {"text": "Steps (M)"}}, "xaxis6": {"anchor": "y6", "domain": [0.2612, 0.4775], "title": {"text": "Steps (M)"}}, "xaxis7": {"anchor": "y7", "domain": [0.5225, 0.7388], "title": {"text": "Steps (M)"}}, "xaxis8": {"anchor": "y8", "domain": [0.7837, 1]}, "yaxis": {"anchor": "x", "domain": [0.545, 1], "range": [0, 105], "title": {"text": "Survival (%)"}}, "yaxis2": {"anchor": "x2", "domain": [0.545, 1], "range": [0, 105], "title": {"text": "Survival (%)"}}, "yaxis3": {"anchor": "x3", "domain": [0.545, 1], "range": [0, 105], "title": {"text": "Survival (%)"}}, "yaxis4": {"anchor": "x4", "domain": [0.545, 1], "range": [0, 105], "title": {"text": "Survival (%)"}}, "yaxis5": {"anchor": "x5", "domain": [0, 0.455], "range": [0, 105], "title": {"text": "Survival (%)"}}, "yaxis6": {"anchor": "x6", "domain": [0, 0.455], "range": [0, 105], "title": {"text": "Survival (%)"}}, "yaxis7": {"anchor": "x7", "domain": [0, 0.455], "range": [0, 105], "title": {"text": "Survival (%)"}}, "yaxis8": {"anchor": "x8", "domain": [0, 0.455]}}}
